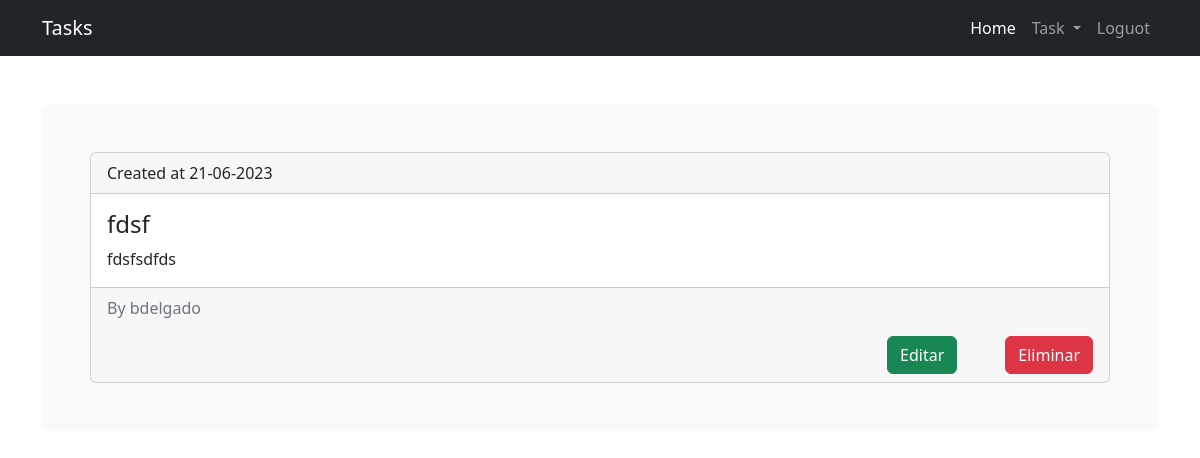
/task/11 (signed in), run on an earlier commit of the app's database.
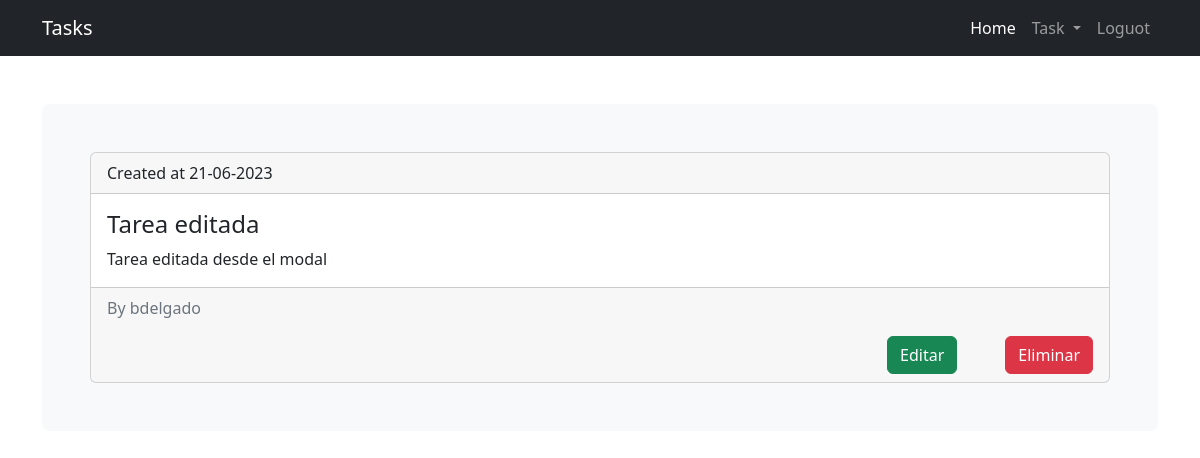
And on a later commit of the database.
### task/models.py (models this page shows, shortened)
class Task(models.Model):
    title = models.CharField(max_length=200)
    description = models.TextField()
    created_at = models.DateTimeField(auto_now_add=True)
    datecompleted = models.DateTimeField(null=True, blank=True)
    importtant = models.BooleanField(default=False)
    user = models.ForeignKey(User, on_delete=models.CASCADE)
    class Meta:
        db_table = "task"

### task/views.py (the view, shortened to what this page needs)
# urls.py: path("task/<int:id_task>", views.task_detail, name="task_detail"),
def task_detail(request, id_task):
    if request.method == "GET":
        if request.user.is_authenticated:
            task = get_object_or_404(Task, id=id_task, user=request.user)
            form = TaskForm(instance=task)
            return render(
                request, "pages/task_details.html", {"task": task, "form": form}
            )
        else:
            return redirect('task')

### task/templates/pages/task_details.html (shortened to what this page needs)
{% extends 'base.html' %} {% block content %}
<div class="p-5 mb-4 bg-light rounded-3">
  <div class="card">
    <div class="card-header">Created at {{task.created_at| date:"d-m-Y" }}</div>
    <div class="card-body">
      <h4 class="card-title">{{task.title}}</h4>
      <p class="card-text">{{task.description}}</p>
    </div>
    <div class="card-footer text-muted">
        <p>By {{ task.user.username }}</p>
        <div class="d-flex justify-content-end">
            <button class="btn btn-success mx-5" data-bs-toggle="modal" data-bs-target="#exampleModal">Editar</button>
            <a class="btn btn-danger" href="{% url 'delete_task' task.id %}">Eliminar</a>
        </div>
    </div>
  </div>
{% endblock content %}

What changed in the data, as far as the page shows it:
changed Task "bdelgado": title "fdsf" → "Tarea editada"; description "fdsfsdfds" → "Tarea editada desde el modal"
